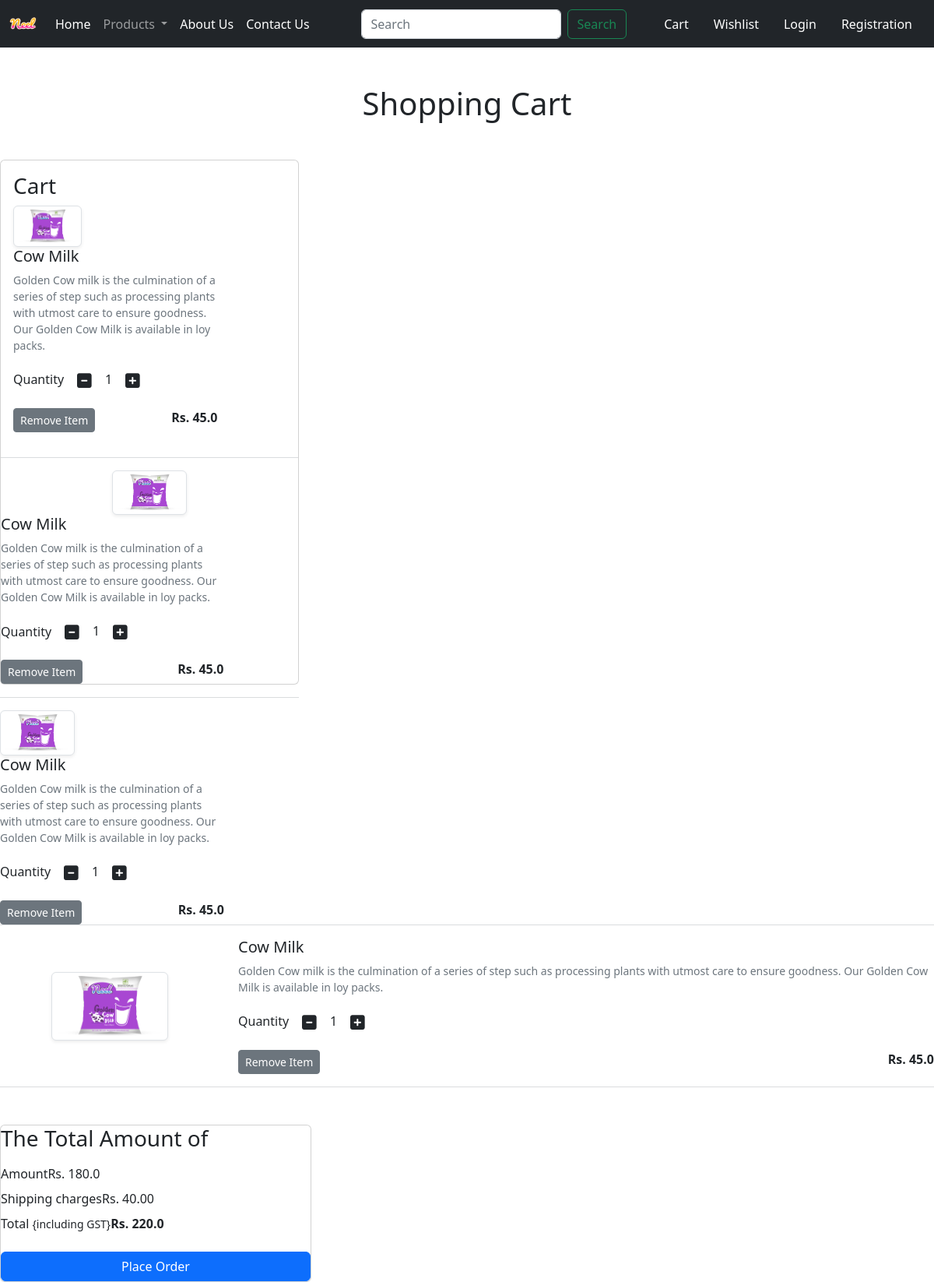
The app's page /cart/ (signed in) with its own data.
### app/models.py (models this page shows, shortened)
class Cart(models.Model):
    user = models.ForeignKey(User, on_delete=models.CASCADE)
    product = models.ForeignKey(Product, on_delete=models.CASCADE)
    quantity = models.PositiveIntegerField(default=1)

class Product(models.Model):
    title = models.CharField(max_length=100)
    selling_price = models.FloatField()
    discounted_price = models.FloatField()
    description = models.TextField()
    composition = models.TextField(default='')
    prodapp = models.TextField(default='')
    category = models.TextField(choices=CATEGORY_CHOICES, max_length=2)
    product_image = models.ImageField(upload_to='product')

### app/views.py (the view)
# urls.py: path('cart/', views.show_cart, name='showcart'),
def show_cart(request):
    user = request.user
    cart = Cart.objects.filter(user=user)
    amount = 0
    for p in cart:
        value = p.quantity * p.product.discounted_price
        amount = amount + value
    totalamount = amount + 40
    return render(request, 'addtocart.html', locals())

### templates/addtocart.html (shortened to what this page needs)
{% extends 'base.html' %}
{% load static %}
{% block main-content %}
  <div class="containter my-5">
    <div class="row">
        {% if cart %}
        <h1 class="text-center mb-5">Shopping Cart</h1>
        <div class="col-sm-4">
            <div class="card">
                <div class="card-body">
                    <h3>Cart</h3>
                    {% for item in cart %}
                        <div class="col-sm-3 text-center align-self-center"><img src="{{item.product.product_image.url}}" alt="" srcset="" class="img-fluid img-thumbnail shadow-sm" height="150" width="150"></div>
                        <div class="col-sm-9">
                            <div>
                                <h5>{{item.product.title}}</h5>
                                <p class="mb2 text-muted small">{{item.product.description}}</p>
                                <div class="my-3">
                                    <label for="quantity">Quantity</label>
                                    <a class="minus-cart btn" pid="{{item.product.id}}"><i class="fas fa-minus-square fa-lg"></i></a>
                                        <span id="quantity">{{item.quantity}}</span>
                                    <a class="plus-cart btn" pid="{{item.product.id}}"><i class="fas fa-plus-square fa-lg"></i></a>
                                </div>
                                <div class="d-flex justify-content-between">
                                    <a href="#" class="remove-cart btn btn-sm btn-secondary mr-3" pid="{{item.product.id}}">Remove Item</a>
                                    <p class="mb-0"><span><strong>Rs. {{item.product.discounted_price}}</strong></span></p>
                                </div>
                            </div>
                        </div>
                    </div>
                <hr class="text-muted">
                {% endfor %}
            </div>
  <div class="col-sm-4">
      <div class="card">
          <div calss="card-body">
              <h3>The Total Amount of</h3>
              <ul class="list-group">
                  <li class="list-group-item d-flex justify-centent-betnween align-item-center border-0 px-0 pb-0">Amount
                      <span>Rs. {{amount}}</span></li>
                  <li class="list-group-item d-flex justify-centent-betnween align-item-center border-0 px-0 pb-0">Shipping charges
                      <span>Rs. 40.00</span></li>
                  <li class="list-group-item d-flex justify-centent-betnween align-item-center border-0 px-0 mb-3">
                      <div>
                          <stong>Total</stong> <small>{including GST}</small>
                      </div>
                      <span id="totalamount"><strong>Rs. {{totalamount}}</strong></span>
                  </li>
              </ul>
              <div class="d-grid"><a href="{% url 'checkout' %}" class="btn btn-primary">Place Order</a></div>
          </div>
      </div>
  </div>
  {% else %}
      <h1 class="text-center mb-5">Cart is Empty</h1>
  {% endif %}
{% endblock main-content %}

### records on screen
Cart: product.product_image (picture), product "Cow Milk", product.description "Golden Cow milk is the culmination of a series of step such as processing plants with utmost care to ensure goodness. Our Golden Cow Milk is available in loy packs.", quantity "1", product.discounted_price "45.0"
Cart: product.product_image (picture), product "Cow Milk", product.description "Golden Cow milk is the culmination of a series of step such as processing plants with utmost care to ensure goodness. Our Golden Cow Milk is available in loy packs.", quantity "1", product.discounted_price "45.0"
Cart: product.product_image (picture), product "Cow Milk", product.description "Golden Cow milk is the culmination of a series of step such as processing plants with utmost care to ensure goodness. Our Golden Cow Milk is available in loy packs.", quantity "1", product.discounted_price "45.0"
Cart: product.product_image (picture), product "Cow Milk", product.description "Golden Cow milk is the culmination of a series of step such as processing plants with utmost care to ensure goodness. Our Golden Cow Milk is available in loy packs.", quantity "1", product.discounted_price "45.0"

### other values on screen
{{ amount }} "180.0"
{{ totalamount }} "220.0"
